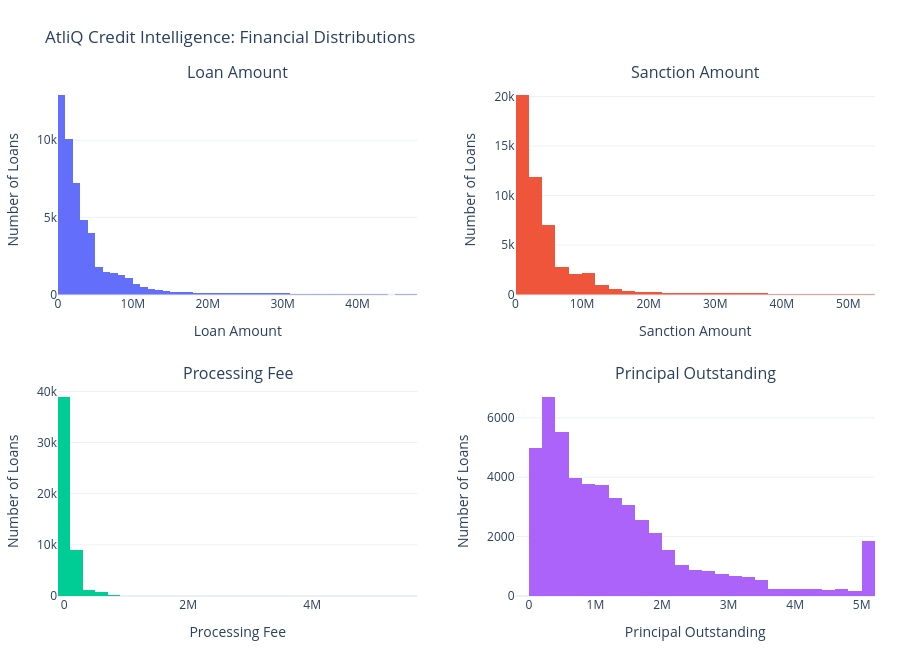

Notebook code for this chart:
### Code cell
from plotly.subplots import make_subplots
import plotly.graph_objects as go

financial_features = [
    "loan_amount",
    "sanction_amount",
    "processing_fee",
    "principal_outstanding",
]

titles = [
    "Loan Amount",
    "Sanction Amount",
    "Processing Fee",
    "Principal Outstanding",
]

fig = make_subplots(
    rows=2,
    cols=2,
    subplot_titles=titles,
    vertical_spacing=0.18,
    horizontal_spacing=0.12,
)

for i, (column, title) in enumerate(
    zip(financial_features, titles)
):
    row = i // 2 + 1
    col = i % 2 + 1

    fig.add_trace(
        go.Histogram(
            x=loans[column],
            nbinsx=50,
            name=title,
            showlegend=False,
            hovertemplate=(
                "Value: %{x:,.0f}"
                "<br>Number of loans: %{y}"
                "<extra></extra>"
            ),
        ),
        row=row,
        col=col,
    )

    fig.update_xaxes(
        title_text=title,
        row=row,
        col=col,
    )

    fig.update_yaxes(
        title_text="Number of Loans",
        row=row,
        col=col,
    )

fig.update_layout(
    title="AtliQ Credit Intelligence: Financial Distributions",
    template="plotly_white",
    height=650,
    autosize=True,
    margin=dict(l=55, r=25, t=85, b=50),
)

fig.show(
    config={"responsive": True}
)

### Figure 1 — Plotly figure (JSON) as saved in the notebook; plotly's stock layout.template omitted (floating-point values rounded to 4 significant figures; data arrays with more than 128 entries replaced by an {"elided": "..."} marker saying what was removed)
{"data": [{"hovertemplate": "Value: %{x:,.0f}<br>Number of loans: %{y}<extra></extra>", "name": "Loan Amount", "nbinsx": 50, "showlegend": false, "type": "histogram", "x": {"elided": "50000 int values"}, "xaxis": "x", "yaxis": "y"}, {"hovertemplate": "Value: %{x:,.0f}<br>Number of loans: %{y}<extra></extra>", "name": "Sanction Amount", "nbinsx": 50, "showlegend": false, "type": "histogram", "x": {"elided": "50000 int values"}, "xaxis": "x2", "yaxis": "y2"}, {"hovertemplate": "Value: %{x:,.0f}<br>Number of loans: %{y}<extra></extra>", "name": "Processing Fee", "nbinsx": 50, "showlegend": false, "type": "histogram", "x": {"elided": "50000 float values"}, "xaxis": "x3", "yaxis": "y3"}, {"hovertemplate": "Value: %{x:,.0f}<br>Number of loans: %{y}<extra></extra>", "name": "Principal Outstanding", "nbinsx": 50, "showlegend": false, "type": "histogram", "x": {"elided": "50000 int values"}, "xaxis": "x4", "yaxis": "y4"}], "layout": {"annotations": [{"font": {"size": 16}, "showarrow": false, "text": "Loan Amount", "x": 0.22, "xanchor": "center", "xref": "paper", "y": 1, "yanchor": "bottom", "yref": "paper"}, {"font": {"size": 16}, "showarrow": false, "text": "Sanction Amount", "x": 0.78, "xanchor": "center", "xref": "paper", "y": 1, "yanchor": "bottom", "yref": "paper"}, {"font": {"size": 16}, "showarrow": false, "text": "Processing Fee", "x": 0.22, "xanchor": "center", "xref": "paper", "y": 0.41, "yanchor": "bottom", "yref": "paper"}, {"font": {"size": 16}, "showarrow": false, "text": "Principal Outstanding", "x": 0.78, "xanchor": "center", "xref": "paper", "y": 0.41, "yanchor": "bottom", "yref": "paper"}], "autosize": true, "height": 650, "margin": {"b": 50, "l": 55, "r": 25, "t": 85}, "title": {"text": "AtliQ Credit Intelligence: Financial Distributions"}, "xaxis": {"anchor": "y", "domain": [0, 0.44], "title": {"text": "Loan Amount"}}, "xaxis2": {"anchor": "y2", "domain": [0.56, 1], "title": {"text": "Sanction Amount"}}, "xaxis3": {"anchor": "y3", "domain": [0, 0.44], "title": {"text": "Processing Fee"}}, "xaxis4": {"anchor": "y4", "domain": [0.56, 1], "title": {"text": "Principal Outstanding"}}, "yaxis": {"anchor": "x", "domain": [0.59, 1], "title": {"text": "Number of Loans"}}, "yaxis2": {"anchor": "x2", "domain": [0.59, 1], "title": {"text": "Number of Loans"}}, "yaxis3": {"anchor": "x3", "domain": [0, 0.41], "title": {"text": "Number of Loans"}}, "yaxis4": {"anchor": "x4", "domain": [0, 0.41], "title": {"text": "Number of Loans"}}}}
